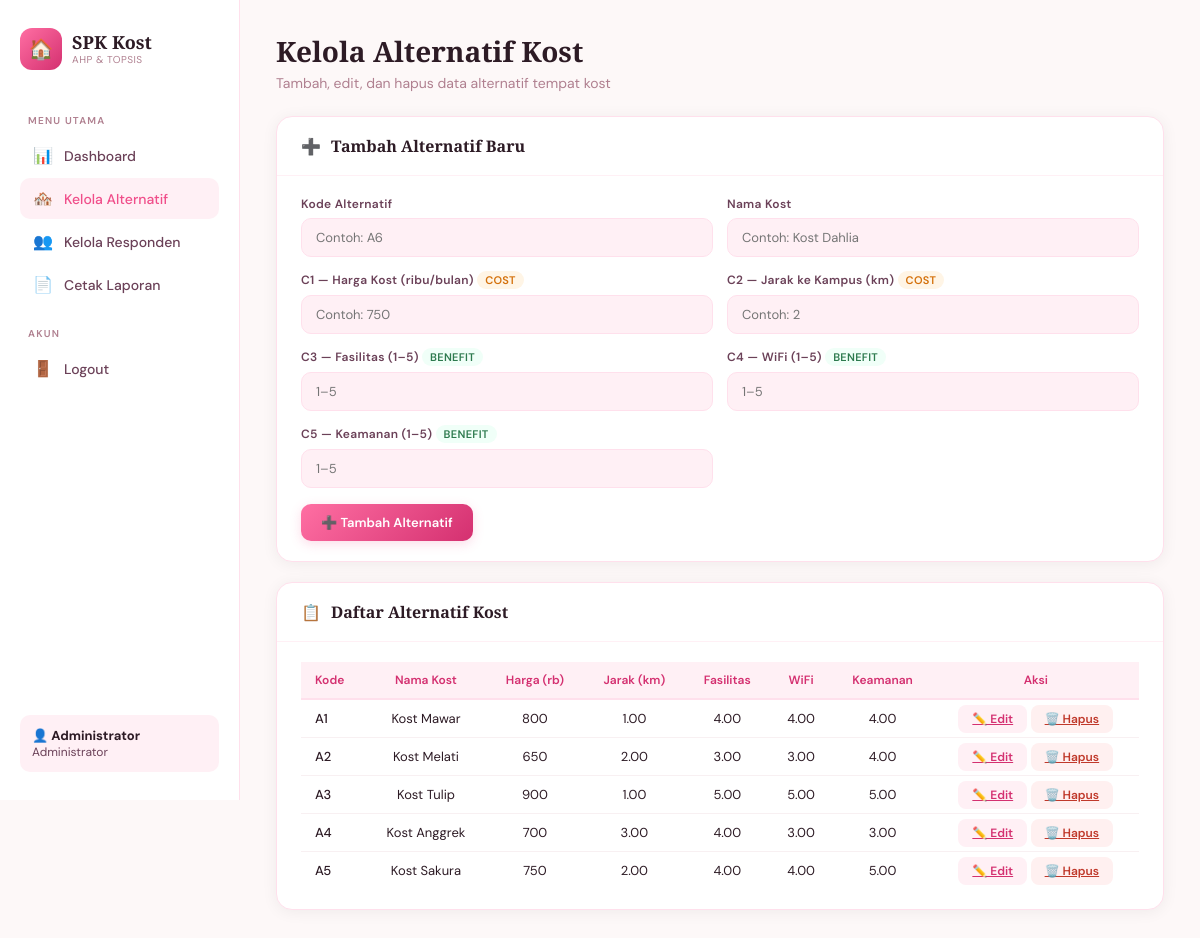
Screenshot of /crud_alternatif.php (signed in) with the database file from the repository.
### tables this page shows
CREATE TABLE IF NOT EXISTS alternatif (
  id INT AUTO_INCREMENT PRIMARY KEY,
  kode VARCHAR(10),
  nama VARCHAR(100),
  c1 DECIMAL(10,2) COMMENT 'Harga (ribu/bulan)',
  c2 DECIMAL(10,2) COMMENT 'Jarak ke kampus (km)',
  c3 DECIMAL(10,2) COMMENT 'Fasilitas (1-5)',
  c4 DECIMAL(10,2) COMMENT 'WiFi (1-5)',
  c5 DECIMAL(10,2) COMMENT 'Keamanan (1-5)'
);

### crud_alternatif.php (the view, shortened to what this page needs)
<?php
require_once 'koneksi.php';
$edit_data = null;
$data = $conn->query("SELECT * FROM alternatif ORDER BY id");
?>
<!DOCTYPE html>
<html lang="id">
<head>
</head>
<body>
<aside class="sidebar">
  <div class="sidebar-logo">
    <div class="logo-icon">🏠</div>
    <div><div class="logo-text">SPK Kost</div><div class="logo-sub">AHP &amp; TOPSIS</div></div>
  </div>
  <div class="nav-label">Menu Utama</div>
  <a href="index.php" class="nav-item"><span class="nav-icon">📊</span> Dashboard</a>
  <a href="crud_alternatif.php" class="nav-item active"><span class="nav-icon">🏘️</span> Kelola Alternatif</a>
  <a href="crud_responden.php" class="nav-item"><span class="nav-icon">👥</span> Kelola Responden</a>
  <a href="laporan.php" class="nav-item"><span class="nav-icon">📄</span> Cetak Laporan</a>
  <div class="nav-label" style="margin-top:20px">Akun</div>
  <a href="logout.php" class="nav-item"><span class="nav-icon">🚪</span> Logout</a>
  <div class="user-info">
    <strong>👤 <?= htmlspecialchars($_SESSION['nama'] ?? $_SESSION['user']) ?></strong>
    Administrator
  </div>
</aside>
<main class="main">
  <div class="page-title">Kelola Alternatif Kost</div>
  <div class="page-sub">Tambah, edit, dan hapus data alternatif tempat kost</div>
  <div class="card">
    <div class="card-header">
      <span><?= $edit_data ? '✏️' : '➕' ?></span>
      <div class="card-title"><?= $edit_data ? 'Edit Data Alternatif' : 'Tambah Alternatif Baru' ?></div>
    </div>
    <div class="card-body">
      <form method="POST">
        <div class="form-grid">
          <div class="form-group">
            <label>Kode Alternatif</label>
            <input type="text" name="kode" placeholder="Contoh: A6" value="<?= htmlspecialchars($edit_data['kode'] ?? '') ?>" required>
          </div>
          <div class="form-group">
            <label>Nama Kost</label>
            <input type="text" name="nama" placeholder="Contoh: Kost Dahlia" value="<?= htmlspecialchars($edit_data['nama'] ?? '') ?>" required>
          </div>
          <div class="form-group">
            <label>C1 — Harga Kost (ribu/bulan) <span class="pill-cost">COST</span></label>
            <input type="number" name="c1" placeholder="Contoh: 750" step="1" value="<?= $edit_data['c1'] ?? '' ?>" required>
          </div>
          <div class="form-group">
            <label>C2 — Jarak ke Kampus (km) <span class="pill-cost">COST</span></label>
            <input type="number" name="c2" placeholder="Contoh: 2" step="0.1" value="<?= $edit_data['c2'] ?? '' ?>" required>
          </div>
          <div class="form-group">
            <label>C3 — Fasilitas (1–5) <span class="pill-benefit">BENEFIT</span></label>
            <input type="number" name="c3" placeholder="1–5" min="1" max="5" step="1" value="<?= $edit_data['c3'] ?? '' ?>" required>
          </div>
          <div class="form-group">
            <label>C4 — WiFi (1–5) <span class="pill-benefit">BENEFIT</span></label>
            <input type="number" name="c4" placeholder="1–5" min="1" max="5" step="1" value="<?= $edit_data['c4'] ?? '' ?>" required>
          </div>
          <div class="form-group">
            <label>C5 — Keamanan (1–5) <span class="pill-benefit">BENEFIT</span></label>
            <input type="number" name="c5" placeholder="1–5" min="1" max="5" step="1" value="<?= $edit_data['c5'] ?? '' ?>" required>
          </div>
        </div>
        <div class="btn-row" style="margin-top:16px">
          <button type="submit" class="btn btn-pink">
            <?= $edit_data ? '💾 Simpan Perubahan' : '➕ Tambah Alternatif' ?>
          </button>
        </div>
      </form>
    </div>
  </div>
  <div class="card">
    <div class="card-header">
      <span>📋</span>
      <div class="card-title">Daftar Alternatif Kost</div>
    </div>
    <div class="card-body tbl-wrap">
      <table>
        <thead>
          <tr>
            <th>Kode</th><th>Nama Kost</th>
            <th>Harga (rb)</th><th>Jarak (km)</th>
            <th>Fasilitas</th><th>WiFi</th><th>Keamanan</th>
            <th>Aksi</th>
          </tr>
        </thead>
        <tbody>
          <?php while ($row = $data->fetch_assoc()): ?>
          <tr>
            <td><?= $row['kode'] ?></td>
            <td><?= htmlspecialchars($row['nama']) ?></td>
            <td><?= number_format($row['c1']) ?></td>
            <td><?= $row['c2'] ?></td>
            <td><?= $row['c3'] ?></td>
            <td><?= $row['c4'] ?></td>
            <td><?= $row['c5'] ?></td>
            <td>
              <a href="?edit=<?= $row['id'] ?>" class="btn btn-edit">✏️ Edit</a>
              <a href="?hapus=<?= $row['id'] ?>" class="btn btn-hapus"
                onclick="return confirm('Yakin hapus <?= htmlspecialchars($row['nama']) ?>?')">🗑️ Hapus</a>
            </td>
          </tr>
          <?php endwhile; ?>
        </tbody>
      </table>
    </div>
  </div>
</main>
</body>
</html>

### crud_alternatif.php (style rules this page uses)
:root { --pink-50:#fff0f5;--pink-100:#ffe0ec;--pink-200:#ffc2d4; --pink-400:#ff6fa3;--pink-500:#f04e8a;--pink-600:#d43070; --text-dark:#2d1b25;--text-mid:#6b4158;--text-light:#b08090; --white:#ffffff;--nude-50:#fdf8f8;--nude-100:#f8f0f2; --radius:16px;--radius-sm:10px; }
* { box-sizing:border-box;margin:0;padding:0; }
body { font-family:'DM Sans',sans-serif;background:var(--nude-50);color:var(--text-dark); }
.sidebar { position:fixed;top:0;left:0;width:240px;height:100vh;background:var(--white);border-right:1px solid var(--pink-100);display:flex;flex-direction:column;padding:28px 20px;z-index:100; }
.sidebar-logo { display:flex;align-items:center;gap:10px;margin-bottom:36px; }
.logo-icon { width:42px;height:42px;background:linear-gradient(135deg,var(--pink-400),var(--pink-600));border-radius:12px;display:flex;align-items:center;justify-content:center;font-size:20px;color:white; }
.logo-text { font-family:'Playfair Display',serif;font-size:18px;font-weight:700;color:var(--text-dark);line-height:1.2; }
.logo-sub { font-size:10px;color:var(--text-light);font-weight:400;letter-spacing:0.5px; }
.nav-label { font-size:10px;font-weight:600;letter-spacing:1.2px;text-transform:uppercase;color:var(--text-light);padding:0 8px;margin-bottom:8px;margin-top:8px; }
.nav-item { display:flex;align-items:center;gap:10px;padding:10px 12px;border-radius:var(--radius-sm);text-decoration:none;color:var(--text-mid);font-size:14px;font-weight:500;transition:all 0.2s;margin-bottom:2px; }
.nav-item:hover,.nav-item.active { background:var(--pink-50);color:var(--pink-500); }
.nav-icon { font-size:16px;width:22px;text-align:center; }
.user-info { margin-top:auto;padding:12px;background:var(--pink-50);border-radius:var(--radius-sm);font-size:12px;color:var(--text-mid); }
.user-info strong { display:block;color:var(--text-dark);font-size:13px; }
.main { margin-left:240px;padding:32px 36px; }
.page-title { font-family:'Playfair Display',serif;font-size:28px;font-weight:700;color:var(--text-dark); }
.page-sub { color:var(--text-light);font-size:14px;margin-top:4px;margin-bottom:24px; }
.card { background:var(--white);border-radius:var(--radius);border:1px solid var(--pink-100);box-shadow:0 2px 16px rgba(0,0,0,0.06);overflow:hidden;margin-bottom:20px; }
.card-header { padding:18px 24px;border-bottom:1px solid var(--pink-50);display:flex;align-items:center;gap:10px; }
.card-title { font-family:'Playfair Display',serif;font-size:16px;font-weight:600;color:var(--text-dark); }
.card-body { padding:20px 24px; }
.form-grid { display:grid;grid-template-columns:1fr 1fr;gap:14px; }
.form-group { display:flex;flex-direction:column;gap:6px; }
label { font-size:12px;font-weight:600;color:var(--text-mid);letter-spacing:0.3px; }
input[type=text],input[type=number],select { padding:10px 14px;border:1.5px solid var(--pink-100);border-radius:10px;font-size:13px;font-family:'DM Sans',sans-serif;color:var(--text-dark);background:var(--pink-50);outline:none;transition:border-color 0.2s; }
.btn { padding:10px 20px;border:none;border-radius:10px;font-size:13px;font-weight:600;font-family:'DM Sans',sans-serif;cursor:pointer;transition:all 0.2s; }
.btn-pink { background:linear-gradient(135deg,var(--pink-400),var(--pink-600));color:white;box-shadow:0 3px 12px rgba(240,78,138,0.2); }
.btn-edit { background:var(--pink-50);color:var(--pink-600);padding:6px 14px;font-size:12px;border-radius:8px; }
.btn-hapus { background:#fff0f0;color:#c0392b;padding:6px 14px;font-size:12px;border-radius:8px; }
.btn-row { display:flex;gap:10px;margin-top:8px; }
table { width:100%;border-collapse:collapse;font-size:13px; }
th { background:var(--pink-50);color:var(--pink-600);font-weight:600;padding:10px 14px;text-align:center;font-size:12px;border-bottom:2px solid var(--pink-100); }
th:first-child { text-align:left; }
td { padding:10px 14px;text-align:center;border-bottom:1px solid var(--nude-100);color:var(--text-dark); }
td:first-child { text-align:left;font-weight:500; }
tr:last-child td { border-bottom:none; }
.tbl-wrap { overflow-x:auto; }
.pill-cost { display:inline-block;background:#fff5e6;color:#d4700a;font-size:11px;font-weight:600;padding:2px 8px;border-radius:20px; }
.pill-benefit { display:inline-block;background:#f0fff8;color:#2d7a4e;font-size:11px;font-weight:600;padding:2px 8px;border-radius:20px; }

### rows the page displays
alternatif: kode "A1", nama "Kost Mawar", c1 "800", c2 "1.00", c3 "4.00", c4 "4.00", c5 "4.00"
alternatif: kode "A2", nama "Kost Melati", c1 "650", c2 "2.00", c3 "3.00", c4 "3.00", c5 "4.00"
alternatif: kode "A3", nama "Kost Tulip", c1 "900", c2 "1.00", c3 "5.00", c4 "5.00", c5 "5.00"
alternatif: kode "A4", nama "Kost Anggrek", c1 "700", c2 "3.00", c3 "4.00", c4 "3.00", c5 "3.00"
alternatif: kode "A5", nama "Kost Sakura", c1 "750", c2 "2.00", c3 "4.00", c4 "4.00", c5 "5.00"

### other values shown
$_SESSION['nama'] "Administrator"
